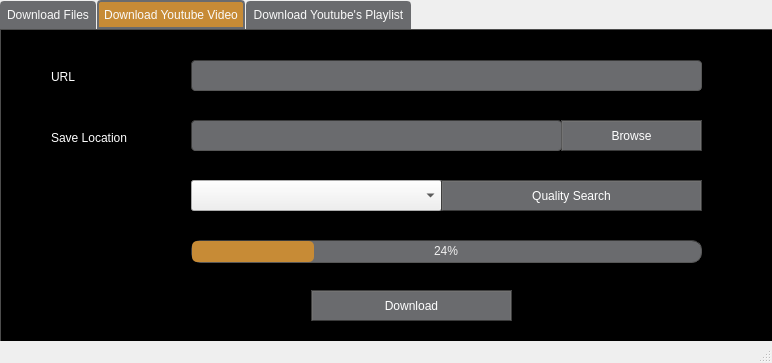
<?xml version="1.0" encoding="UTF-8"?>
<ui version="4.0">
 <class>MainWindow</class>
 <widget class="QMainWindow" name="MainWindow">
  <property name="geometry">
   <rect>
    <x>0</x>
    <y>0</y>
    <width>772</width>
    <height>363</height>
   </rect>
  </property>
  <property name="windowTitle">
   <string>MainWindow</string>
  </property>
  <widget class="QWidget" name="centralwidget">
   <widget class="QTabWidget" name="tabWidget">
    <property name="geometry">
     <rect>
      <x>0</x>
      <y>0</y>
      <width>1021</width>
      <height>381</height>
     </rect>
    </property>
    <property name="styleSheet">
     <string notr="true">QPushButton{
	border-style: outset;
	border-width: 2px;
	border-top-color: qlineargradient(spread:pad, x1:0.5, y1:0.6, x2:0.5, y2:0.4, stop:0 rgba(115, 115, 115, 255), stop:1 rgba(62, 62, 62, 255));
	border-right-color: qlineargradient(spread:pad, x1:0.4, y1:0.5, x2:0.6, y2:0.5, stop:0 rgba(115, 115, 115, 255), stop:1 rgba(62, 62, 62, 255));
	border-left-color: qlineargradient(spread:pad, x1:0.6, y1:0.5, x2:0.4, y2:0.5, stop:0 rgba(115, 115, 115, 255), stop:1 rgba(62, 62, 62, 255));
	border-bottom-color: rgb(58, 58, 58);
	border-bottom-width: 1px;
	border-style: solid;
	color: rgb(255, 255, 255);
	padding: 2px;
	background-color:#6a6b6e;
font: 10pt &quot;MS Reference Sans Serif&quot;;
}
QPushButton:hover{
	border-style: outset;
	border-width: 2px;
	border-top-color: qlineargradient(spread:pad, x1:0.5, y1:0.6, x2:0.5, y2:0.4, stop:0 rgba(180, 180, 180, 255), stop:1 rgba(110, 110, 110, 255));
	border-right-color: qlineargradient(spread:pad, x1:0.4, y1:0.5, x2:0.6, y2:0.5, stop:0 rgba(180, 180, 180, 255), stop:1 rgba(110, 110, 110, 255));
	border-left-color: qlineargradient(spread:pad, x1:0.6, y1:0.5, x2:0.4, y2:0.5, stop:0 rgba(180, 180, 180, 255), stop:1 rgba(110, 110, 110, 255));
	border-bottom-color: rgb(115, 115, 115);
	border-bottom-width: 1px;
	border-style: solid;
	color: rgb(255, 255, 255);
	padding: 2px;
	background-color: qlineargradient(spread:pad, x1:0.5, y1:1, x2:0.5, y2:0, stop:0 rgba(107, 107, 107, 255), stop:1 rgba(157, 157, 157, 255));
}
QPushButton:pressed{
	border-style: outset;
	border-width: 2px;
	border-top-color: qlineargradient(spread:pad, x1:0.5, y1:0.6, x2:0.5, y2:0.4, stop:0 rgba(62, 62, 62, 255), stop:1 rgba(22, 22, 22, 255));
	border-right-color: qlineargradient(spread:pad, x1:0.4, y1:0.5, x2:0.6, y2:0.5, stop:0 rgba(115, 115, 115, 255), stop:1 rgba(62, 62, 62, 255));
	border-left-color: qlineargradient(spread:pad, x1:0.6, y1:0.5, x2:0.4, y2:0.5, stop:0 rgba(115, 115, 115, 255), stop:1 rgba(62, 62, 62, 255));
	border-bottom-color: rgb(58, 58, 58);
	border-bottom-width: 1px;
	border-style: solid;
	color: rgb(255, 255, 255);
	padding: 2px;
	background-color: qlineargradient(spread:pad, x1:0.5, y1:1, x2:0.5, y2:0, stop:0 rgba(77, 77, 77, 255), stop:1 rgba(97, 97, 97, 255));
}
QLineEdit {
	border-width: 1px; border-radius: 4px;
	border-color: rgb(58, 58, 58);
	border-style: inset;
	padding: 0 8px;
	color: rgb(255, 255, 255);
	background-color: #6a6b6e;
}
QLabel {
	color:rgb(255,255,255);
	font: 12pt &quot;MS Reference Sans Serif&quot;;

}
QProgressBar {
	text-align: center;
	color: rgb(240, 240, 240);
	border-width: 1px; 
	border-radius: 10px;
	border-color: rgb(58, 58, 58);
	border-style: inset;
	background-color:#6a6b6e;
}
QProgressBar::chunk {
	
	background-color: rgb(199, 139, 54);
	border-radius: 5px;
}
QTabWidget {
font: 11pt &quot;MS Reference Sans Serif&quot;;
}
QTabWidget::pane {
		border-color: rgb(77,77,77);
		background-color:black;
		border-style: solid;
		border-width: 1px;
}
QTabBar::tab {
	padding:5px;
	color:rgb(250,250,250);
  	background-color:#6a6b6e;
	border-style: solid;
	border-width: 2px;
  	border-top-right-radius:4px;
   border-top-left-radius:4px;
	border-color: #6a6b6e;
}
QTabBar::tab:selected, QTabBar::tab:last:selected, QTabBar::tab:hover {
  	background-color:  rgb(199, 139, 54);
  	margin-left: 0px;
  	margin-right: 1px;
}
QTabBar::tab:!selected {
    	margin-top: 1px;
		margin-right: 1px;
}</string>
    </property>
    <property name="currentIndex">
     <number>1</number>
    </property>
    <widget class="QWidget" name="tab_2">
     <attribute name="title">
      <string>Download Files</string>
     </attribute>
     <widget class="QPushButton" name="pushButton_3">
      <property name="geometry">
       <rect>
        <x>310</x>
        <y>200</y>
        <width>201</width>
        <height>31</height>
       </rect>
      </property>
      <property name="text">
       <string>Download</string>
      </property>
     </widget>
     <widget class="QLabel" name="label_3">
      <property name="geometry">
       <rect>
        <x>50</x>
        <y>40</y>
        <width>47</width>
        <height>13</height>
       </rect>
      </property>
      <property name="text">
       <string>URL</string>
      </property>
     </widget>
     <widget class="QPushButton" name="pushButton_4">
      <property name="geometry">
       <rect>
        <x>560</x>
        <y>90</y>
        <width>141</width>
        <height>31</height>
       </rect>
      </property>
      <property name="text">
       <string>Browse</string>
      </property>
     </widget>
     <widget class="QLineEdit" name="lineEdit_3">
      <property name="geometry">
       <rect>
        <x>190</x>
        <y>30</y>
        <width>511</width>
        <height>31</height>
       </rect>
      </property>
     </widget>
     <widget class="QLineEdit" name="lineEdit_4">
      <property name="geometry">
       <rect>
        <x>190</x>
        <y>90</y>
        <width>371</width>
        <height>31</height>
       </rect>
      </property>
     </widget>
     <widget class="QProgressBar" name="progressBar_2">
      <property name="geometry">
       <rect>
        <x>190</x>
        <y>150</y>
        <width>511</width>
        <height>23</height>
       </rect>
      </property>
      <property name="value">
       <number>24</number>
      </property>
     </widget>
     <widget class="QLabel" name="label_4">
      <property name="geometry">
       <rect>
        <x>50</x>
        <y>100</y>
        <width>121</width>
        <height>16</height>
       </rect>
      </property>
      <property name="text">
       <string>Save Location</string>
      </property>
     </widget>
     <widget class="QLabel" name="label_5">
      <property name="geometry">
       <rect>
        <x>540</x>
        <y>190</y>
        <width>41</width>
        <height>41</height>
       </rect>
      </property>
      <property name="text">
       <string/>
      </property>
      <property name="pixmap">
       <pixmap>images/file.png</pixmap>
      </property>
      <property name="scaledContents">
       <bool>true</bool>
      </property>
     </widget>
    </widget>
    <widget class="QWidget" name="tab">
     <attribute name="title">
      <string>Download Youtube Video</string>
     </attribute>
     <widget class="QPushButton" name="pushButton_2">
      <property name="geometry">
       <rect>
        <x>310</x>
        <y>260</y>
        <width>201</width>
        <height>31</height>
       </rect>
      </property>
      <property name="text">
       <string>Download</string>
      </property>
     </widget>
     <widget class="QLabel" name="label">
      <property name="geometry">
       <rect>
        <x>50</x>
        <y>40</y>
        <width>47</width>
        <height>13</height>
       </rect>
      </property>
      <property name="text">
       <string>URL</string>
      </property>
     </widget>
     <widget class="QPushButton" name="pushButton">
      <property name="geometry">
       <rect>
        <x>560</x>
        <y>90</y>
        <width>141</width>
        <height>31</height>
       </rect>
      </property>
      <property name="text">
       <string>Browse</string>
      </property>
     </widget>
     <widget class="QLineEdit" name="lineEdit">
      <property name="geometry">
       <rect>
        <x>190</x>
        <y>30</y>
        <width>511</width>
        <height>31</height>
       </rect>
      </property>
     </widget>
     <widget class="QLineEdit" name="lineEdit_2">
      <property name="geometry">
       <rect>
        <x>190</x>
        <y>90</y>
        <width>371</width>
        <height>31</height>
       </rect>
      </property>
     </widget>
     <widget class="QProgressBar" name="progressBar">
      <property name="geometry">
       <rect>
        <x>190</x>
        <y>210</y>
        <width>511</width>
        <height>23</height>
       </rect>
      </property>
      <property name="value">
       <number>24</number>
      </property>
     </widget>
     <widget class="QLabel" name="label_2">
      <property name="geometry">
       <rect>
        <x>50</x>
        <y>100</y>
        <width>121</width>
        <height>16</height>
       </rect>
      </property>
      <property name="text">
       <string>Save Location</string>
      </property>
     </widget>
     <widget class="QComboBox" name="comboBox">
      <property name="geometry">
       <rect>
        <x>190</x>
        <y>150</y>
        <width>251</width>
        <height>31</height>
       </rect>
      </property>
     </widget>
     <widget class="QPushButton" name="pushButton_5">
      <property name="geometry">
       <rect>
        <x>440</x>
        <y>150</y>
        <width>261</width>
        <height>31</height>
       </rect>
      </property>
      <property name="text">
       <string>Quality Search</string>
      </property>
     </widget>
     <widget class="QLabel" name="label_6">
      <property name="geometry">
       <rect>
        <x>550</x>
        <y>260</y>
        <width>51</width>
        <height>31</height>
       </rect>
      </property>
      <property name="text">
       <string/>
      </property>
      <property name="pixmap">
       <pixmap>images/youtube.png</pixmap>
      </property>
      <property name="scaledContents">
       <bool>true</bool>
      </property>
     </widget>
    </widget>
    <widget class="QWidget" name="tab_3">
     <attribute name="title">
      <string>Download Youtube's Playlist</string>
     </attribute>
     <widget class="QPushButton" name="pushButton_11">
      <property name="geometry">
       <rect>
        <x>560</x>
        <y>90</y>
        <width>141</width>
        <height>31</height>
       </rect>
      </property>
      <property name="text">
       <string>Browse</string>
      </property>
     </widget>
     <widget class="QLineEdit" name="lineEdit_9">
      <property name="geometry">
       <rect>
        <x>190</x>
        <y>90</y>
        <width>371</width>
        <height>31</height>
       </rect>
      </property>
     </widget>
     <widget class="QLabel" name="label_9">
      <property name="geometry">
       <rect>
        <x>50</x>
        <y>100</y>
        <width>121</width>
        <height>16</height>
       </rect>
      </property>
      <property name="text">
       <string>Save Location</string>
      </property>
     </widget>
     <widget class="QLineEdit" name="lineEdit_10">
      <property name="geometry">
       <rect>
        <x>190</x>
        <y>30</y>
        <width>511</width>
        <height>31</height>
       </rect>
      </property>
     </widget>
     <widget class="QLabel" name="label_10">
      <property name="geometry">
       <rect>
        <x>50</x>
        <y>40</y>
        <width>47</width>
        <height>13</height>
       </rect>
      </property>
      <property name="text">
       <string>URL</string>
      </property>
     </widget>
     <widget class="QPushButton" name="pushButton_13">
      <property name="geometry">
       <rect>
        <x>310</x>
        <y>260</y>
        <width>201</width>
        <height>31</height>
       </rect>
      </property>
      <property name="text">
       <string>Download</string>
      </property>
     </widget>
     <widget class="QProgressBar" name="progressBar_5">
      <property name="geometry">
       <rect>
        <x>190</x>
        <y>210</y>
        <width>511</width>
        <height>23</height>
       </rect>
      </property>
      <property name="value">
       <number>24</number>
      </property>
     </widget>
     <widget class="QComboBox" name="comboBox_3">
      <property name="geometry">
       <rect>
        <x>190</x>
        <y>150</y>
        <width>261</width>
        <height>31</height>
       </rect>
      </property>
     </widget>
     <widget class="QLineEdit" name="lineEdit_11">
      <property name="geometry">
       <rect>
        <x>450</x>
        <y>150</y>
        <width>251</width>
        <height>31</height>
       </rect>
      </property>
     </widget>
     <widget class="QLabel" name="label_7">
      <property name="geometry">
       <rect>
        <x>550</x>
        <y>260</y>
        <width>31</width>
        <height>31</height>
       </rect>
      </property>
      <property name="text">
       <string/>
      </property>
      <property name="pixmap">
       <pixmap>images/playlist.png</pixmap>
      </property>
      <property name="scaledContents">
       <bool>true</bool>
      </property>
     </widget>
    </widget>
   </widget>
  </widget>
  <widget class="QStatusBar" name="statusbar"/>
 </widget>
 <resources/>
 <connections/>
</ui>
